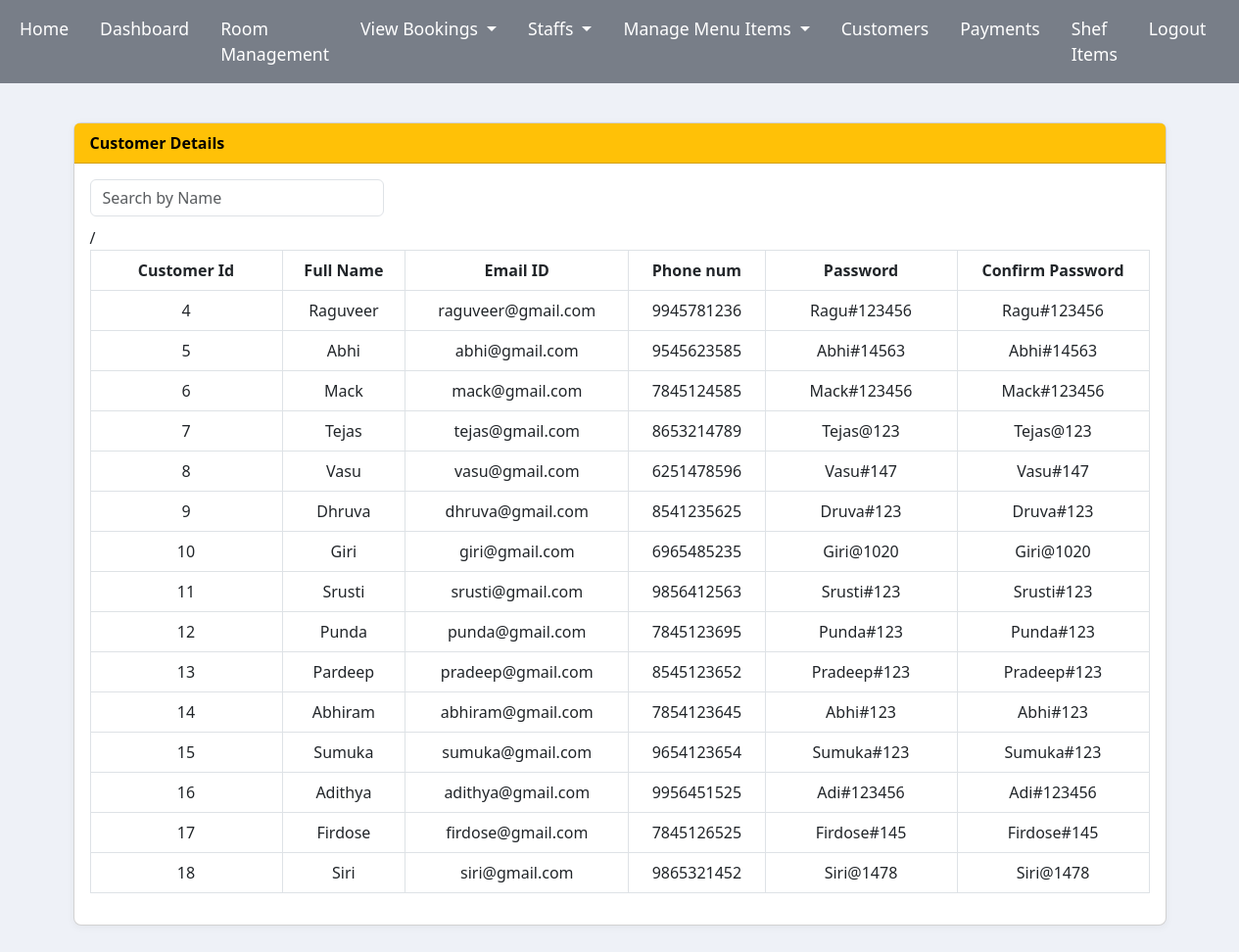
/adminviewcustomerdetails.php, run on the app's committed database.
### tables this page shows
CREATE TABLE `customer` (
  `fullname` varchar(50) DEFAULT NULL,
  `emailid` varchar(50) DEFAULT NULL,
  `phnumber` varchar(50) DEFAULT NULL,
  `cpassword` varchar(50) DEFAULT NULL,
  `ccpassword` varchar(50) DEFAULT NULL,
  `customerid` int(11) NOT NULL
);

### adminviewcustomerdetails.php (the view, shortened to what this page needs)
<?php include("admintab.php"); ?>
<!DOCTYPE html>
<html lang="en">
<head>
  <link href="https://cdn.jsdelivr.net/npm/bootstrap@5.3.0/dist/css/bootstrap.min.css" rel="stylesheet">
</head>
<body>
<div class="container">
  <div class="card">
    <div class="card-header">Customer Details</div>
    <div class="card-body">
      <input type="text" class="form-control search-input" placeholder="Search by Name" onkeyup="filterTable(this, 'regTable')">
      <table class="table table-bordered table-hover" id="regTable" style="text-align: center;">
        <thead>
          <tr>
          <th>Customer Id</th>
          <th>Full Name</th>
            <th>Email ID</th>
            <th>Phone num</th>
            <th>Password</th>
            <th>Confirm Password</th>
          </tr>
        </thead>
/        <tbody>
<?php
$sql = "SELECT * FROM customer";
$retval = mysqli_query($conn,$sql);
if(mysqli_num_rows($retval)>0){
while($row = mysqli_fetch_assoc($retval)){
?>
  <tr>
  <td width="196" bgcolor="#FFFFFF"><div align="center"><?php echo $row["customerid"]?></div></td>
    <td bgcolor="#FFFFFF"><div align="center"><?php echo $row["fullname"]?> </div></td>
    <td bgcolor="#FFFFFF"><div align="center"><?php echo $row["emailid"]?></div></td>
	<td bgcolor="#FFFFFF"><div align="center"><?php echo $row["phnumber"]?> </div></td>
    <td width="196" bgcolor="#FFFFFF"><div align="center"><?php echo $row["cpassword"]?></div></td>
    <td width="196" bgcolor="#FFFFFF"><div align="center"><?php echo $row["ccpassword"]?></div></td>
  </tr>
  <?php
}
}
?>
</tbody>
 </table>
    </div>
  </div>
</body>
</html>

### adminviewcustomerdetails.php (style rules this page uses)
body { background-color: #eef1f7; font-family: 'Segoe UI', sans-serif; }
.container { margin-top: 40px; }
.card { border-radius: 8px; box-shadow: 0 2px 8px rgba(0,0,0,0.05); margin-bottom: 30px; }
.card-header { background-color: #ffc107; color: black; font-weight: bold; }
.search-input { max-width: 300px; margin-bottom: 10px; }

### data on the page
customer: customerid "4", fullname "Raguveer", emailid "raguveer@gmail.com", phnumber "9945781236", cpassword "Ragu#123456", ccpassword "Ragu#123456"
customer: customerid "5", fullname "Abhi", emailid "abhi@gmail.com", phnumber "9545623585", cpassword "Abhi#14563", ccpassword "Abhi#14563"
customer: customerid "6", fullname "Mack", emailid "mack@gmail.com", phnumber "7845124585", cpassword "Mack#123456", ccpassword "Mack#123456"
customer: customerid "7", fullname "Tejas", emailid "tejas@gmail.com", phnumber "8653214789", cpassword "Tejas@123", ccpassword "Tejas@123"
customer: customerid "8", fullname "Vasu", emailid "vasu@gmail.com", phnumber "6251478596", cpassword "Vasu#147", ccpassword "Vasu#147"
customer: customerid "9", fullname "Dhruva", emailid "dhruva@gmail.com", phnumber "8541235625", cpassword "Druva#123", ccpassword "Druva#123"
customer: customerid "10", fullname "Giri", emailid "giri@gmail.com", phnumber "6965485235", cpassword "Giri@1020", ccpassword "Giri@1020"
customer: customerid "11", fullname "Srusti", emailid "srusti@gmail.com", phnumber "9856412563", cpassword "Srusti#123", ccpassword "Srusti#123"
customer: customerid "12", fullname "Punda", emailid "punda@gmail.com", phnumber "7845123695", cpassword "Punda#123", ccpassword "Punda#123"
customer: customerid "13", fullname "Pardeep", emailid "pradeep@gmail.com", phnumber "8545123652", cpassword "Pradeep#123", ccpassword "Pradeep#123"
customer: customerid "14", fullname "Abhiram", emailid "abhiram@gmail.com", phnumber "7854123645", cpassword "Abhi#123", ccpassword "Abhi#123"
customer: customerid "15", fullname "Sumuka", emailid "sumuka@gmail.com", phnumber "9654123654", cpassword "Sumuka#123", ccpassword "Sumuka#123"
customer: customerid "16", fullname "Adithya", emailid "adithya@gmail.com", phnumber "9956451525", cpassword "Adi#123456", ccpassword "Adi#123456"
customer: customerid "17", fullname "Firdose", emailid "firdose@gmail.com", phnumber "7845126525", cpassword "Firdose#145", ccpassword "Firdose#145"
customer: customerid "18", fullname "Siri", emailid "siri@gmail.com", phnumber "9865321452", cpassword "Siri@1478", ccpassword "Siri@1478"
